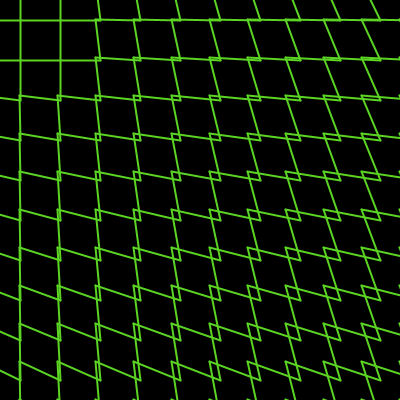
Frame 1 (no input)
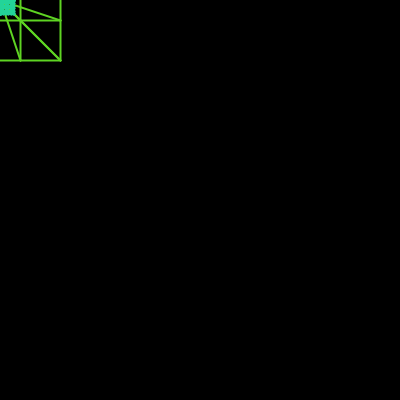
Frame 60 (the mouse pressed at the canvas centre just before this capture)
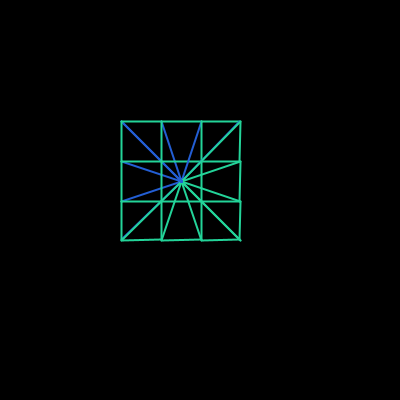
Frame 120 (the mouse held since frame 60 and released just before this capture)

The Processing sketch that drew these frames (run headless with seeded random() and noise(); from frame 60 on, the mouse is pressed at the canvas centre):

// Processing sketch: processing_99469
// ── processing_99469.pde

int spacing = 40;
int wideCount, highCount;
Node[] nodes;

void setup() {
  size(400, 400);
  colorMode(HSB, 360);
  strokeWeight(2);
  wideCount = (width + 200) / spacing;
  highCount = (height + 200) / spacing;
  nodes = new Node[(wideCount * highCount) + 100];
  
  int i = 0;
  for(int x = -100; x < width + 100; x += spacing) {
    for(int y = -100; y < height + 100; y += spacing) {
      nodes[i] = new Node(x, y);
      i++;
    }
  } 
}

void draw() {
  background(0);
  for(int i = 0; i < wideCount * highCount; i++) {
    nodes[i].attract();
    makeLines(i);
  }
}

void makeLines(int i) {
  stroke(nodes[i].colorReturn(), 300, 300);
  if(i % highCount < highCount - 1) {
    line(nodes[i].xReturn(), nodes[i].yReturn(), nodes[i+1].xReturn(), nodes[i+1].yReturn());
  }
  if(i < (highCount * wideCount) - highCount) {
    line(nodes[i].xReturn(), nodes[i].yReturn(), nodes[i+highCount].xReturn(), nodes[i+highCount].yReturn());
  }
}

class Node {
  
  int xdefault;
  int ydefault;
  int xpos;
  int ypos;
  int boundary;
  float easing;
  int c;
  
  Node(int _xpos, int _ypos) {
    xdefault = _xpos;
    ydefault = _ypos;
    xpos = _xpos;
    ypos = _ypos;
    boundary = 100;
    easing = 20.0;
    c = 100;
  }
  
  void attract() {
    if(dist(xdefault, ydefault, mouseX, mouseY) > boundary) {
      xpos = int(xpos + (mouseX - xpos) / easing);
      ypos = int(ypos + (mouseY - ypos) / easing);
      c = (c + 1) % 360;
    }
    else {
      xpos = int(xpos + (xdefault - xpos) / easing);
      ypos = int(ypos + (ydefault - ypos) / easing);
    }
  }
  
  void display() {
    point(xpos, ypos);
  }
  
  int colorReturn() {
    return c;
  }
  
  int xReturn() {
    return xpos;
  }
  
  int yReturn() {
    return ypos;
  }
  
}
